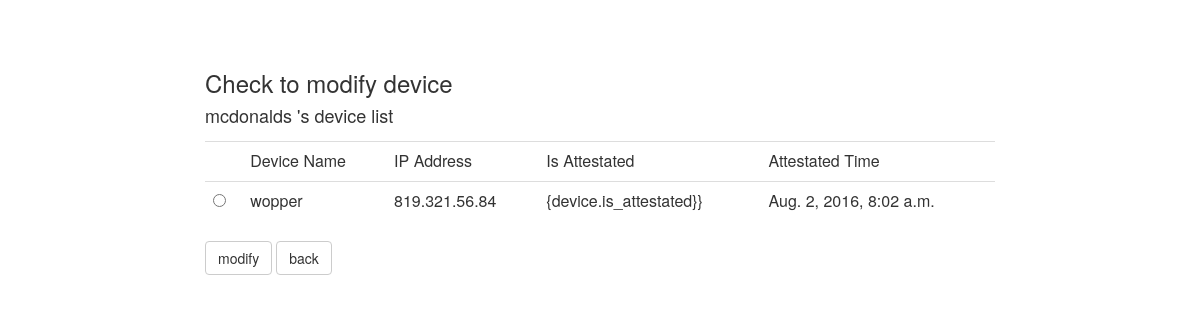
Page /mainpage/12/modify/device/check/ on the earlier database version.
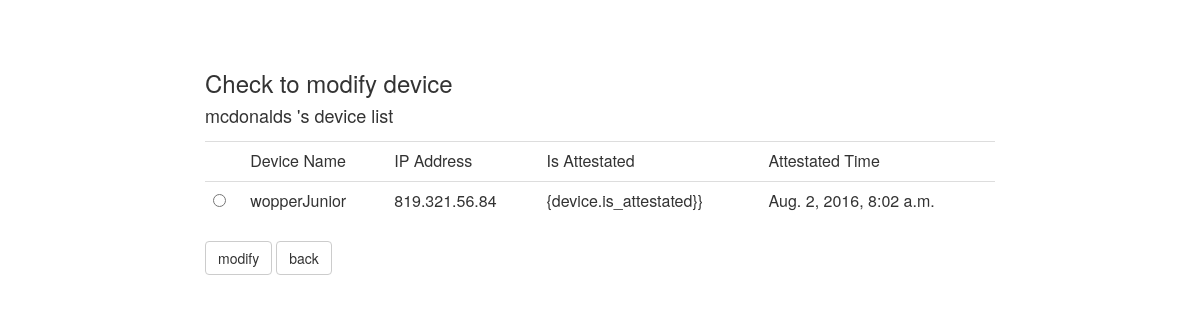
Same page on the later database version.
### mainpage/models.py (models this page shows, shortened)
class Devices(models.Model):
	device_name = models.CharField(max_length=200)
	ip = models.CharField(max_length=20)
	is_attestated = models.BooleanField(default=False)
	attestated_time = models.DateTimeField('date published', null=True)
	user = models.ForeignKey(Users)

### mainpage/views.py (the view)
# urls.py: url(r'^(?P<users_id>[0-9]+)/modify/device/check/$', views.modify_device_check, name='modify_device_check'),
def modify_device_check(request, users_id):
	devices_list = Devices.objects.filter(user=users_id)
	template = loader.get_template('mainpage/modify_device_check.html')
	context = {
		'devices_list' : devices_list,
		'userinput' : Users.objects.get(id=users_id),
	}
	return HttpResponse(template.render(context, request))

### mainpage/templates/mainpage/modify_device_check.html (shortened to what this page needs)
<head>
	<link rel="stylesheet" href="https://maxcdn.bootstrapcdn.com/bootstrap/3.3.7/css/bootstrap.min.css">
</head>
<body style='margin-top:50px'>
<div class="row">
  	<div class="col-md-2"></div>
  	<div class="col-md-8">
	<h3> Check to modify device </h3>
	<h4>	{{userinput.user_name}} 's device list </h4>
	{% if devices_list %}
	<table class="table">
	<tr><td></td><td>Device Name</td><td>IP Address</td><td>Is Attestated</td><td>Attestated Time</td></tr>
	<form method="post" name='select' action="/mainpage/{{userinput.id}}/modify/device/">{% csrf_token %}
	{% for device in devices_list %}
		<tr>
		<label>
			<td><input type='radio' name='deldevicelist' value="{{device.id}}"/></td>
			<td>{{device.device_name}}</td>
			<td>{{device.ip}}</td>
			<td>{device.is_attestated}}</td>
			<td>{{device.attestated_time}}</td>
		</label>
		</tr>
	{% endfor %}
	</table>
	<input type="submit" class="btn btn-default" value="modify" />
	{% else %}
		<p> no devices </p>
	{% endif %}
	<a class="btn btn-default" href="/mainpage/" role="button">back</a>
</div>
<div class="col-md-2"></div>
</body>

Differences in the rows shown:
changed Devices: device_name "wopper" → "wopperJunior"
